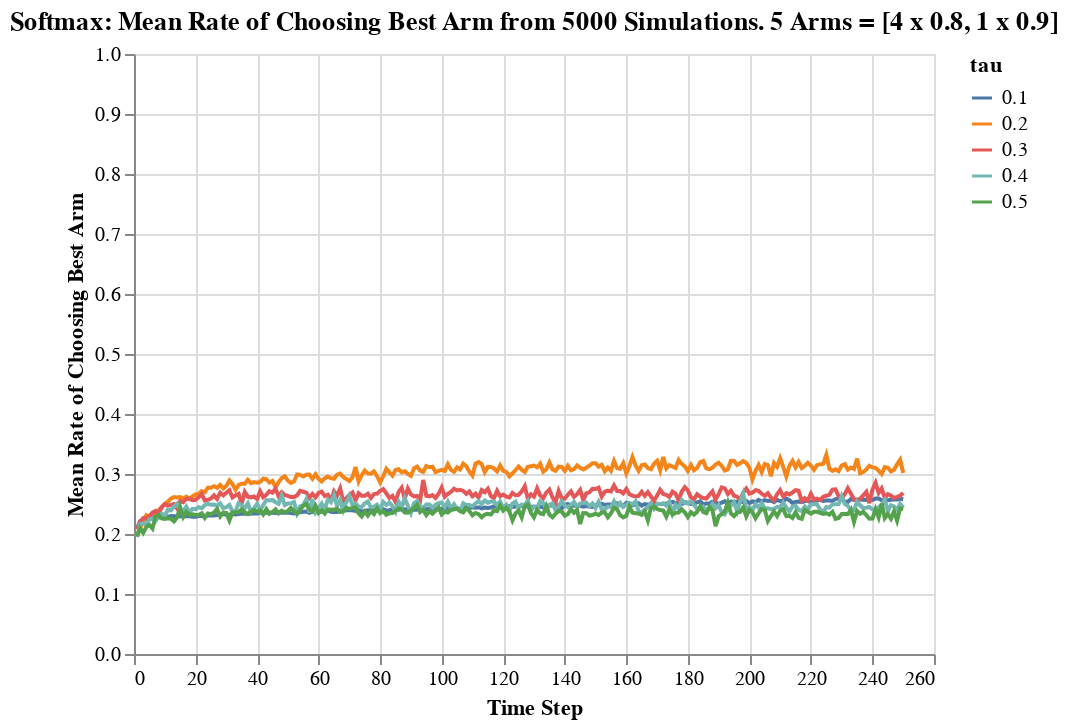

Source (notebook cell):
### Code cell
alt.Chart(df_chose_correctly).mark_line().encode(
    alt.X("step:Q", title = "Time Step"),
    alt.Y("chose_correct:Q", title = "Mean Rate of Choosing Best Arm", scale = alt.Scale(domain = [0, 1])),
    color = alt.Color("tau:N")
).properties(
    title = "Softmax: Mean Rate of Choosing Best Arm from 5000 Simulations. 5 Arms = [4 x 0.8, 1 x 0.9]",
)

### Figure 1 — Vega-Lite specification as saved in the notebook (floating-point values rounded to 4 significant figures; data arrays with more than 128 entries replaced by an {"elided": "..."} marker saying what was removed)
{"$schema": "https://vega.github.io/schema/vega-lite/v3.4.0.json", "config": {"mark": {"tooltip": null}, "view": {"height": 300, "width": 400}}, "data": {"name": "data-ac90967da63718446ce5d2b3ccbd14e5"}, "datasets": {"data-ac90967da63718446ce5d2b3ccbd14e5": {"elided": "1250 records"}}, "encoding": {"color": {"field": "tau", "type": "nominal"}, "x": {"field": "step", "title": "Time Step", "type": "quantitative"}, "y": {"field": "chose_correct", "scale": {"domain": [0, 1]}, "title": "Mean Rate of Choosing Best Arm", "type": "quantitative"}}, "mark": "line", "title": "Softmax: Mean Rate of Choosing Best Arm from 5000 Simulations. 5 Arms = [4 x 0.8, 1 x 0.9]"}
